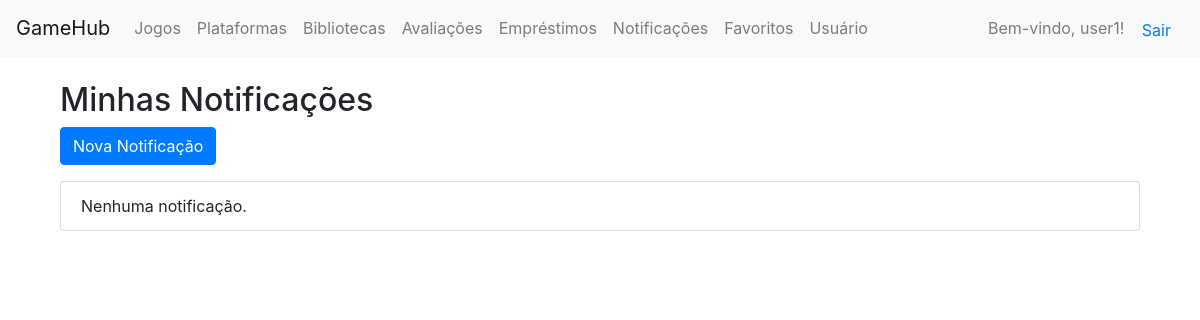
The page /notificacoes/ (signed in) on the database as committed earlier.
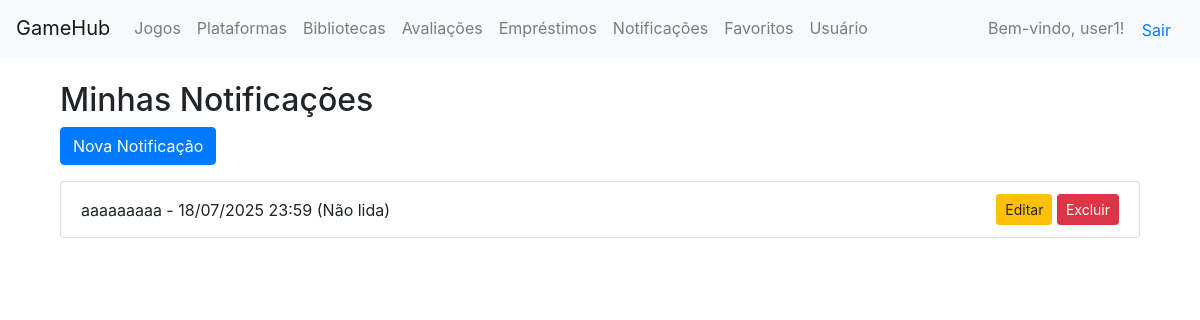
The same page on the database as committed later.
### core/models.py (models this page shows, shortened)
class Notificacao(models.Model):
    usuario = models.ForeignKey(Usuario, on_delete=models.CASCADE)  # Remetente
    mensagem = models.CharField(max_length=255)
    lida = models.BooleanField(default=False)
    criada_em = models.DateTimeField(auto_now_add=True)
    destinatario = models.ForeignKey(Usuario, on_delete=models.CASCADE, related_name='notificacoes_recebidas')  # Corrigido aqui

### core/views.py (the view)
# urls.py: path('notificacoes/', views.notificacao_list, name='notificacao_list'),
@login_required
def notificacao_list(request):
    notificacoes = Notificacao.objects.filter(usuario=request.user)
    return render(request, 'notificacoes/notificacao_list.html', {'notificacoes': notificacoes})

### core/templates/notificacoes/notificacao_list.html (shortened to what this page needs)
{% extends 'base.html' %}
{% block content %}
<div class="container mt-4">
    <h2>Minhas Notificações</h2>
    <a href="{% url 'notificacao_create' %}" class="btn btn-primary mb-3">Nova Notificação</a>
    <ul class="list-group">
        {% for n in notificacoes %}
            <li class="list-group-item d-flex justify-content-between align-items-center">
                {{ n.mensagem }} - {{ n.criada_em|date:"d/m/Y H:i" }}
                {% if n.lida %}(Lida){% else %}(Não lida){% endif %}
                <div>
                    <a href="{% url 'notificacao_update' n.pk %}" class="btn btn-warning btn-sm">Editar</a>
                    <a href="{% url 'notificacao_delete' n.pk %}" class="btn btn-danger btn-sm">Excluir</a>
                </div>
            </li>
        {% empty %}
            <li class="list-group-item">Nenhuma notificação.</li>
        {% endfor %}
    </ul>
</div>
{% endblock %}

Rows that differ between the two databases and show on the page:
added Notificacao: mensagem "aaaaaaaaa", criada_em "18/07/2025 23:59", lida "(Não lida)"
Other text that changed with them:
text no longer shown: "Nenhuma notificação."
